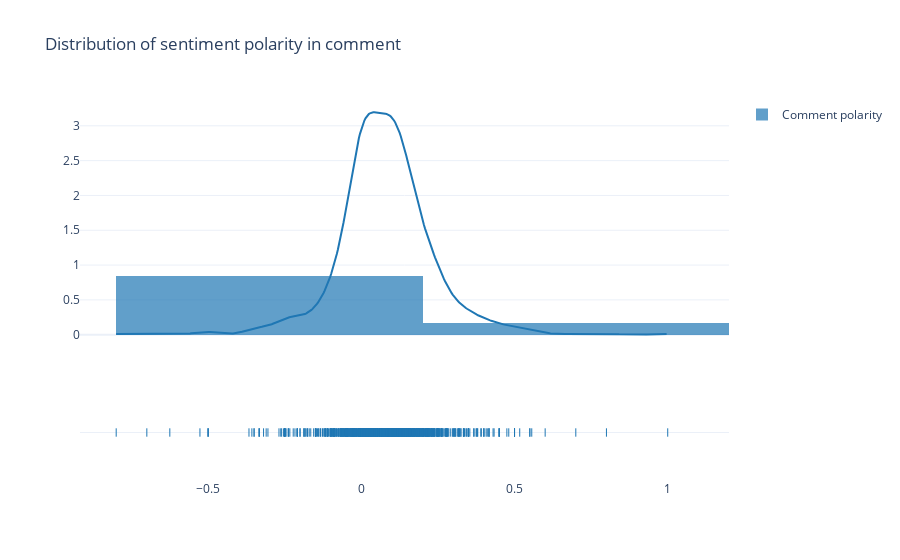

This figure's notebook cell:
### Code cell
nums_polarity = df.query('comment_polarity != 1000')['comment_polarity']

fig = ff.create_distplot(hist_data = [nums_polarity], group_labels = ['Comment polarity'])
fig.update_layout(title_text='Distribution of sentiment polarity in comment', template="plotly_white")
fig.show()

### Figure 1 — Plotly figure (JSON) as saved in the notebook; plotly's stock layout.template omitted (floating-point values rounded to 4 significant figures; data arrays with more than 128 entries replaced by an {"elided": "..."} marker saying what was removed)
{"data": [{"autobinx": false, "histnorm": "probability density", "legendgroup": "Comment polarity", "marker": {"color": "rgb(31, 119, 180)"}, "name": "Comment polarity", "opacity": 0.7, "type": "histogram", "x": {"elided": "1025 float values"}, "xaxis": "x", "xbins": {"end": 1, "size": 1, "start": -0.8}, "yaxis": "y"}, {"legendgroup": "Comment polarity", "marker": {"color": "rgb(31, 119, 180)"}, "mode": "lines", "name": "Comment polarity", "showlegend": false, "type": "scatter", "x": {"elided": "500 float values"}, "xaxis": "x", "y": {"elided": "500 float values"}, "yaxis": "y"}, {"legendgroup": "Comment polarity", "marker": {"color": "rgb(31, 119, 180)", "symbol": "line-ns-open"}, "mode": "markers", "name": "Comment polarity", "showlegend": false, "type": "scatter", "x": {"elided": "1025 float values"}, "xaxis": "x", "y": {"elided": "1025 str values"}, "yaxis": "y2"}], "layout": {"barmode": "overlay", "hovermode": "closest", "legend": {"traceorder": "reversed"}, "title": {"text": "Distribution of sentiment polarity in comment"}, "xaxis": {"anchor": "y2", "domain": [0, 1], "zeroline": false}, "yaxis": {"anchor": "free", "domain": [0.35, 1], "position": 0}, "yaxis2": {"anchor": "x", "domain": [0, 0.25], "dtick": 1, "showticklabels": false}}}
